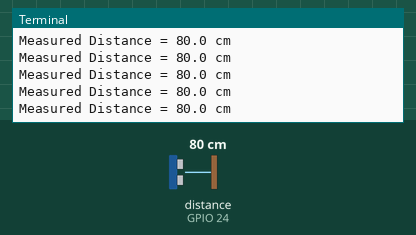
A program run on a simulated Raspberry Pi (BCM pin numbers). Shown: the last lines printed to the terminal. Inputs (shaded band) come from the test bench; at power-on: distance to the obstacle (sensor on GPIO 24) 80 cm. The echo pulse lasts 58.3 µs per cm; the clock reads 2024-03-15 10:24:30 at power-on unless the program sets it.

Above: at 1.2 s.
1.3 s: distance to the obstacle (sensor on GPIO 24) set to 2 cm
At 1.59 s:
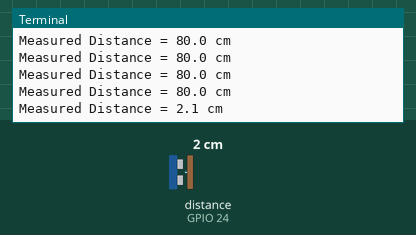
2.8 s: distance to the obstacle (sensor on GPIO 24) set to 4 cm
At 2.8 s:
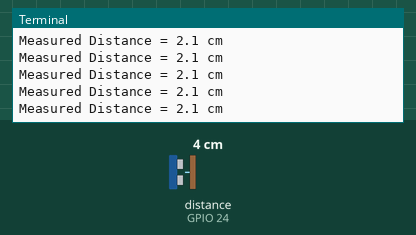
Timing chart, 0 to 5.8 s (numbered marks = the images above; inputs shaded):
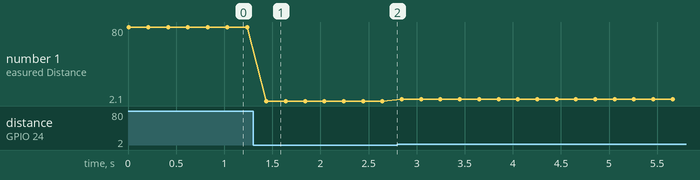

The program:

ultrasonic_distance.py
```python
import RPi.GPIO as GPIO
import time

#set GPIO Pins
GPIO_TRIGGER = 23
GPIO_ECHO = 24

MAX_WAIT_TIME = 2.0 / 30.0

#GPIO Mode (BOARD / BCM)
GPIO.setwarnings(False)
GPIO.setmode(GPIO.BCM)

#set GPIO direction (IN / OUT)
GPIO.setup(GPIO_TRIGGER, GPIO.OUT)
GPIO.setup(GPIO_ECHO, GPIO.IN)

def distance():
    # set Trigger to HIGH
    GPIO.output(GPIO_TRIGGER, True)

    # set Trigger after 0.01ms to LOW
    time.sleep(0.00001)
    GPIO.output(GPIO_TRIGGER, False)

    TotalTime = time.time()
    StartTime = time.time()
    StopTime = time.time()

    # save StartTime
    while GPIO.input(GPIO_ECHO) == 0 and time.time() - TotalTime < MAX_WAIT_TIME:
        StartTime = time.time()

    # save time of arrival
    while GPIO.input(GPIO_ECHO) == 1 and time.time() - TotalTime < MAX_WAIT_TIME:
        StopTime = time.time()

    # time difference between start and arrival
    TimeElapsed = StopTime - StartTime
    # multiply with the sonic speed (34300 cm/s)
    # and divide by 2, because there and back
    distance = (TimeElapsed * 34300) / 2

    return distance

if __name__ == '__main__':
    try:
        while True:
            dist = distance()
            print ("Measured Distance = %.1f cm" % dist)
            time.sleep(0.2)

        # Reset by pressing CTRL + C
    except KeyboardInterrupt:
        print("Measurement stopped by User")
        GPIO.cleanup()
```

Measured:
- after the input at 1.3 s, the terminal: prints a new line after 0.14 s (image 1)
- plotted number 1: 80 → 2.1 after the input at 1.3 s, 2.1 → 4 after the input at 2.8 s
